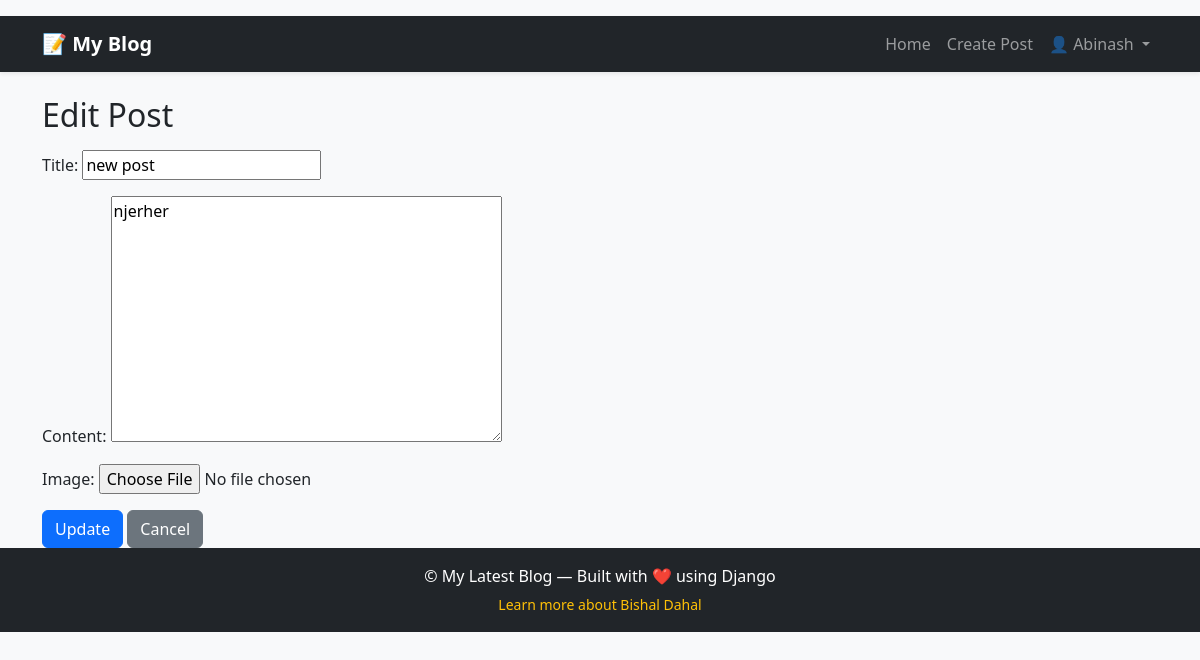
Page /post/15/update/ (signed in) on the earlier database version.
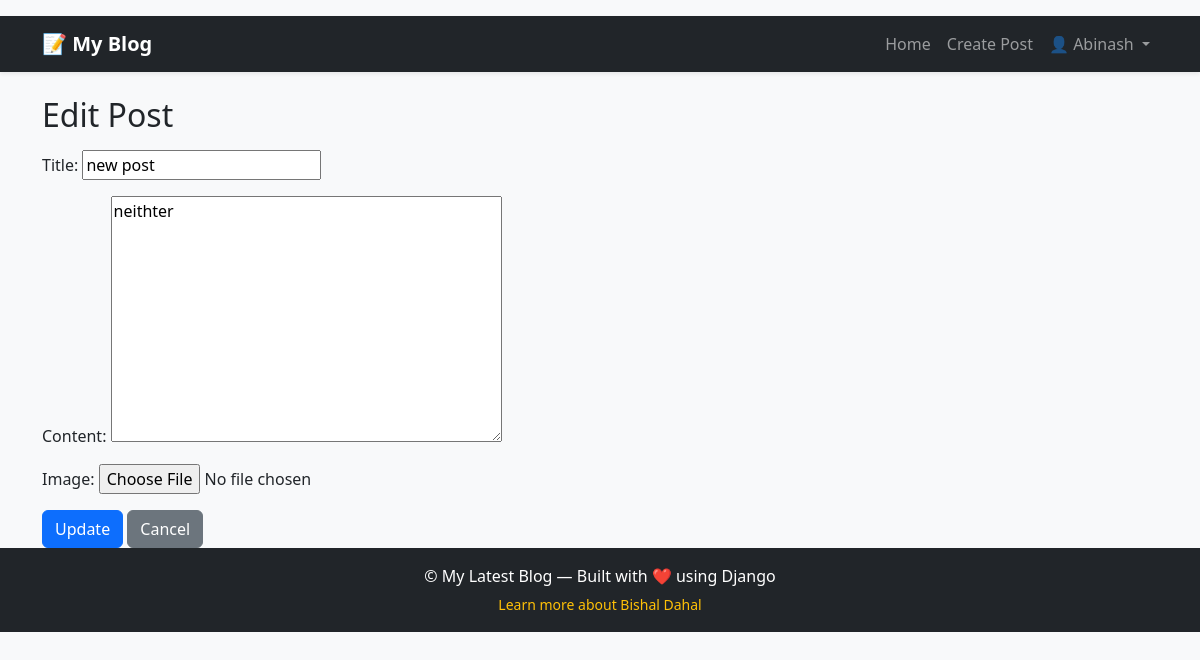
Same page on the later database version.
### blog/models.py (models this page shows, shortened)
class Post(models.Model):
    author = models.ForeignKey(User, on_delete=models.CASCADE)
    title = models.CharField(max_length=100)
    content = models.TextField()
    image = models.ImageField(upload_to='posts/', blank=True, null=True)
    created_at = models.DateTimeField(auto_now_add=True)
    author = models.ForeignKey(User, on_delete=models.CASCADE)

### blog/views.py (the view)
# urls.py: path("post/<int:post_id>/update/", views.update_post, name= "update_post"),
@login_required
def update_post(request, post_id):
    post = get_object_or_404(Post, id=post_id)
    if post.author != request.user:
        return HttpResponse("you are not allowed to edit this Post.", status=403)
    if request.method == 'POST':
        form = PostForm(request.POST, instance=post)
        if form.is_valid():
            form.save()
            messages.success(request, "Post Created Successfully!")
            return redirect('post_detail', post_id=post.id)
    else:
        form = PostForm(instance=post)
    return render(request, 'blog/update_post.html', {'form': form})

### blog/forms.py
class PostForm(forms.ModelForm):
    class Meta:
        model=Post
        fields = ['title', 'content', 'image']

### blog/templates/blog/update_post.html (shortened to what this page needs)
{% extends "layout.html" %}
{% block content %}
<h2>Edit Post</h2>
<form method="POST" enctype="multipart/form-data" class="mt-3">
  {{ form.as_p }}
  <button type="submit" class="btn btn-primary">Update</button>
  <a href="{% url 'post_list' %}" class="btn btn-secondary">Cancel</a>
</form>
{% endblock %}

Differences in the rows shown:
changed Post "new post": content "njerher" → "neithter"
